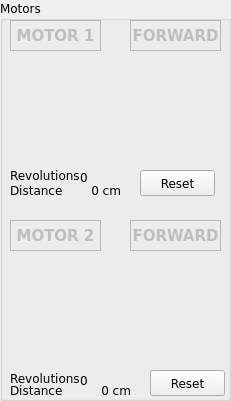
  <widget class="QGroupBox" name="groupBoxMotor" >
   <property name="geometry" >
    <rect>
     <x>1150</x>
     <y>0</y>
     <width>231</width>
     <height>401</height>
    </rect>
   </property>
   <property name="font" >
    <font>
     <family>Verdana</family>
    </font>
   </property>
   <property name="title" >
    <string>Motors</string>
   </property>
   <widget class="QwtPlot" name="qwtPlotCurrent1" >
    <property name="geometry" >
     <rect>
      <x>3</x>
      <y>60</y>
      <width>217</width>
      <height>101</height>
     </rect>
    </property>
    <property name="font" >
     <font>
      <family>Verdana</family>
     </font>
    </property>
   </widget>
   <widget class="QLabel" name="textLabel2_6" >
    <property name="geometry" >
     <rect>
      <x>10</x>
      <y>382</y>
      <width>53</width>
      <height>16</height>
     </rect>
    </property>
    <property name="font" >
     <font>
      <family>Verdana</family>
     </font>
    </property>
    <property name="text" >
     <string>Distance:</string>
    </property>
   </widget>
   <widget class="QLabel" name="textLabel2_7" >
    <property name="geometry" >
     <rect>
      <x>10</x>
      <y>370</y>
      <width>71</width>
      <height>16</height>
     </rect>
    </property>
    <property name="font" >
     <font>
      <family>Verdana</family>
     </font>
    </property>
    <property name="text" >
     <string>Revolutions:</string>
    </property>
   </widget>
   <widget class="QPushButton" name="btnResetMovement1" >
    <property name="geometry" >
     <rect>
      <x>140</x>
      <y>170</y>
      <width>75</width>
      <height>26</height>
     </rect>
    </property>
    <property name="font" >
     <font>
      <family>Verdana</family>
     </font>
    </property>
    <property name="text" >
     <string>Reset</string>
    </property>
   </widget>
   <widget class="QLabel" name="labelDrivenDistance1" >
    <property name="geometry" >
     <rect>
      <x>60</x>
      <y>180</y>
      <width>61</width>
      <height>21</height>
     </rect>
    </property>
    <property name="font" >
     <font>
      <family>Verdana</family>
     </font>
    </property>
    <property name="text" >
     <string>0 cm</string>
    </property>
    <property name="alignment" >
     <set>Qt::AlignRight|Qt::AlignTrailing|Qt::AlignVCenter</set>
    </property>
   </widget>
   <widget class="QLabel" name="labelDrivenDistance2" >
    <property name="geometry" >
     <rect>
      <x>70</x>
      <y>382</y>
      <width>61</width>
      <height>16</height>
     </rect>
    </property>
    <property name="font" >
     <font>
      <family>Verdana</family>
     </font>
    </property>
    <property name="text" >
     <string>0 cm</string>
    </property>
    <property name="alignment" >
     <set>Qt::AlignRight|Qt::AlignTrailing|Qt::AlignVCenter</set>
    </property>
   </widget>
   <widget class="QLabel" name="textLabel1_2" >
    <property name="geometry" >
     <rect>
      <x>10</x>
      <y>167</y>
      <width>71</width>
      <height>16</height>
     </rect>
    </property>
    <property name="font" >
     <font>
      <family>Verdana</family>
     </font>
    </property>
    <property name="text" >
     <string>Revolutions:</string>
    </property>
   </widget>
   <widget class="QFrame" name="frameDirection2" >
    <property name="geometry" >
     <rect>
      <x>130</x>
      <y>220</y>
      <width>91</width>
      <height>31</height>
     </rect>
    </property>
    <property name="palette" >
     <palette>
      <active/>
      <inactive/>
      <disabled/>
     </palette>
    </property>
    <property name="font" >
     <font>
      <family>Verdana</family>
     </font>
    </property>
    <property name="autoFillBackground" >
     <bool>false</bool>
    </property>
    <property name="frameShape" >
     <enum>QFrame::StyledPanel</enum>
    </property>
    <property name="frameShadow" >
     <enum>QFrame::Raised</enum>
    </property>
   </widget>
   <widget class="QPushButton" name="btnResetMovement2" >
    <property name="geometry" >
     <rect>
      <x>150</x>
      <y>370</y>
      <width>75</width>
      <height>26</height>
     </rect>
    </property>
    <property name="font" >
     <font>
      <family>Verdana</family>
     </font>
    </property>
    <property name="text" >
     <string>Reset</string>
    </property>
   </widget>
   <widget class="QFrame" name="frameDirection1" >
    <property name="geometry" >
     <rect>
      <x>130</x>
      <y>20</y>
      <width>91</width>
      <height>31</height>
     </rect>
    </property>
    <property name="palette" >
     <palette>
      <active/>
      <inactive/>
      <disabled/>
     </palette>
    </property>
    <property name="font" >
     <font>
      <family>Verdana</family>
     </font>
    </property>
    <property name="autoFillBackground" >
     <bool>false</bool>
    </property>
    <property name="frameShape" >
     <enum>QFrame::StyledPanel</enum>
    </property>
    <property name="frameShadow" >
     <enum>QFrame::Raised</enum>
    </property>
    <widget class="QLabel" name="lblDirection1" >
     <property name="enabled" >
      <bool>false</bool>
     </property>
     <property name="geometry" >
      <rect>
       <x>0</x>
       <y>0</y>
       <width>91</width>
       <height>31</height>
      </rect>
     </property>
     <property name="font" >
      <font>
       <family>Verdana</family>
       <pointsize>11</pointsize>
       <weight>75</weight>
       <italic>false</italic>
       <bold>true</bold>
       <underline>false</underline>
       <strikeout>false</strikeout>
      </font>
     </property>
     <property name="text" >
      <string>FORWARD</string>
     </property>
     <property name="alignment" >
      <set>Qt::AlignCenter</set>
     </property>
     <property name="wordWrap" >
      <bool>true</bool>
     </property>
    </widget>
   </widget>
   <widget class="QLabel" name="textLabel1" >
    <property name="geometry" >
     <rect>
      <x>10</x>
      <y>182</y>
      <width>53</width>
      <height>16</height>
     </rect>
    </property>
    <property name="font" >
     <font>
      <family>Verdana</family>
     </font>
    </property>
    <property name="text" >
     <string>Distance:</string>
    </property>
   </widget>
   <widget class="QFrame" name="framePower1" >
    <property name="geometry" >
     <rect>
      <x>10</x>
      <y>20</y>
      <width>91</width>
      <height>31</height>
     </rect>
    </property>
    <property name="palette" >
     <palette>
      <active/>
      <inactive/>
      <disabled/>
     </palette>
    </property>
    <property name="font" >
     <font>
      <family>Verdana</family>
     </font>
    </property>
    <property name="autoFillBackground" >
     <bool>false</bool>
    </property>
    <property name="frameShape" >
     <enum>QFrame::StyledPanel</enum>
    </property>
    <property name="frameShadow" >
     <enum>QFrame::Raised</enum>
    </property>
    <widget class="QLabel" name="lblPower1" >
     <property name="enabled" >
      <bool>false</bool>
     </property>
     <property name="geometry" >
      <rect>
       <x>0</x>
       <y>0</y>
       <width>91</width>
       <height>31</height>
      </rect>
     </property>
     <property name="font" >
      <font>
       <family>Verdana</family>
       <pointsize>11</pointsize>
       <weight>75</weight>
       <italic>false</italic>
       <bold>true</bold>
       <underline>false</underline>
       <strikeout>false</strikeout>
      </font>
     </property>
     <property name="text" >
      <string>MOTOR 1</string>
     </property>
     <property name="alignment" >
      <set>Qt::AlignCenter</set>
     </property>
    </widget>
   </widget>
   <widget class="QwtPlot" name="qwtPlotCurrent2" >
    <property name="geometry" >
     <rect>
      <x>3</x>
      <y>260</y>
      <width>217</width>
      <height>101</height>
     </rect>
    </property>
    <property name="font" >
     <font>
      <family>Verdana</family>
     </font>
    </property>
   </widget>
   <widget class="QFrame" name="framePower2" >
    <property name="geometry" >
     <rect>
      <x>10</x>
      <y>220</y>
      <width>91</width>
      <height>31</height>
     </rect>
    </property>
    <property name="palette" >
     <palette>
      <active/>
      <inactive/>
      <disabled/>
     </palette>
    </property>
    <property name="font" >
     <font>
      <family>Verdana</family>
     </font>
    </property>
    <property name="autoFillBackground" >
     <bool>false</bool>
    </property>
    <property name="frameShape" >
     <enum>QFrame::StyledPanel</enum>
    </property>
    <property name="frameShadow" >
     <enum>QFrame::Raised</enum>
    </property>
    <widget class="QLabel" name="lblPower2" >
     <property name="enabled" >
      <bool>false</bool>
     </property>
     <property name="geometry" >
      <rect>
       <x>0</x>
       <y>0</y>
       <width>91</width>
       <height>31</height>
      </rect>
     </property>
     <property name="font" >
      <font>
       <family>Verdana</family>
       <pointsize>11</pointsize>
       <weight>75</weight>
       <italic>false</italic>
       <bold>true</bold>
       <underline>false</underline>
       <strikeout>false</strikeout>
      </font>
     </property>
     <property name="text" >
      <string>MOTOR 2</string>
     </property>
     <property name="alignment" >
      <set>Qt::AlignCenter</set>
     </property>
    </widget>
   </widget>
   <widget class="QLabel" name="labelRevolutions2" >
    <property name="geometry" >
     <rect>
      <x>80</x>
      <y>370</y>
      <width>51</width>
      <height>20</height>
     </rect>
    </property>
    <property name="font" >
     <font>
      <family>Verdana</family>
     </font>
    </property>
    <property name="layoutDirection" >
     <enum>Qt::RightToLeft</enum>
    </property>
    <property name="text" >
     <string>0</string>
    </property>
   </widget>
   <widget class="QLabel" name="labelRevolutions1" >
    <property name="geometry" >
     <rect>
      <x>80</x>
      <y>167</y>
      <width>41</width>
      <height>20</height>
     </rect>
    </property>
    <property name="font" >
     <font>
      <family>Verdana</family>
     </font>
    </property>
    <property name="layoutDirection" >
     <enum>Qt::RightToLeft</enum>
    </property>
    <property name="text" >
     <string>0</string>
    </property>
   </widget>
   <widget class="QLabel" name="lblDirection2" >
    <property name="enabled" >
     <bool>false</bool>
    </property>
    <property name="geometry" >
     <rect>
      <x>130</x>
      <y>220</y>
      <width>91</width>
      <height>31</height>
     </rect>
    </property>
    <property name="font" >
     <font>
      <family>Verdana</family>
      <pointsize>11</pointsize>
      <weight>75</weight>
      <italic>false</italic>
      <bold>true</bold>
      <underline>false</underline>
      <strikeout>false</strikeout>
     </font>
    </property>
    <property name="text" >
     <string>FORWARD</string>
    </property>
    <property name="alignment" >
     <set>Qt::AlignCenter</set>
    </property>
    <property name="wordWrap" >
     <bool>true</bool>
    </property>
   </widget>
  </widget>
